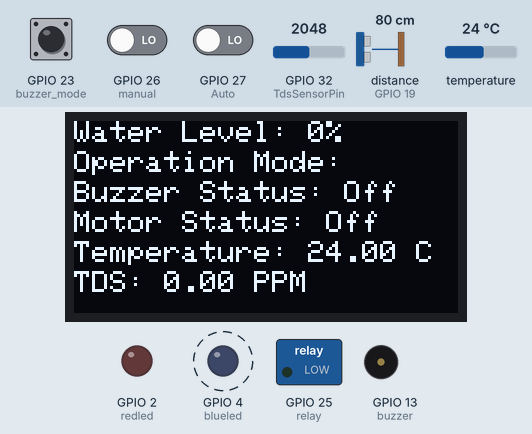
This sketch was run on a simulated ESP32. Parts: 128×64 one-colour display, switched loads named in the sketch (green lamp = pin HIGH), output pins drawn as LEDs (lit = HIGH), buzzer (waves = sounding, pin HIGH). Wiring (inferred from the names in the program): ultrasonic range finder: trigger GPIO 18; echo GPIO 19. Dashed ring = blinking. Inputs (shaded band) come from the test bench; at power-on: GPIO 27 (Auto) LOW, distance to the obstacle (sensor on GPIO 19) 80 cm, GPIO 26 (manual) LOW, GPIO 23 (buzzer_mode) LOW, GPIO 32 (TdsSensorPin) = 2048, temperature 24 °C. The echo pulse lasts 58.3 µs per cm; pins used as bus, display or sensor lines are not drawn; what the sketch prints to the serial monitor is not drawn.

Above: at 9.2 s.
9.3 s: GPIO 27 (Auto) driven HIGH
At 11.3 s:
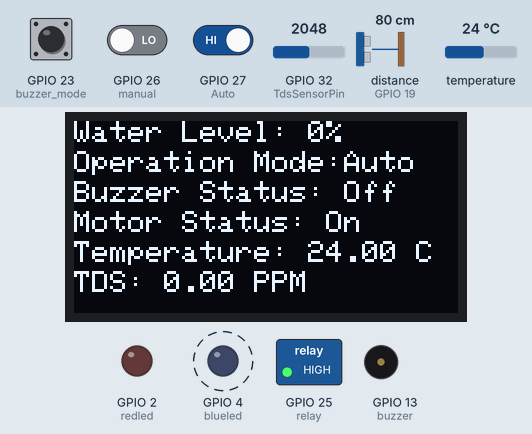
15.5 s: distance to the obstacle (sensor on GPIO 19) set to 63 cm
18.0 s: distance to the obstacle (sensor on GPIO 19) set to 55 cm
At 20.8 s:
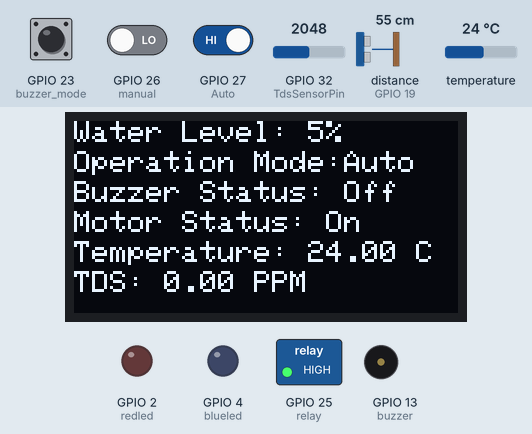
21.1 s: GPIO 26 (manual) driven HIGH
At 22.6 s:
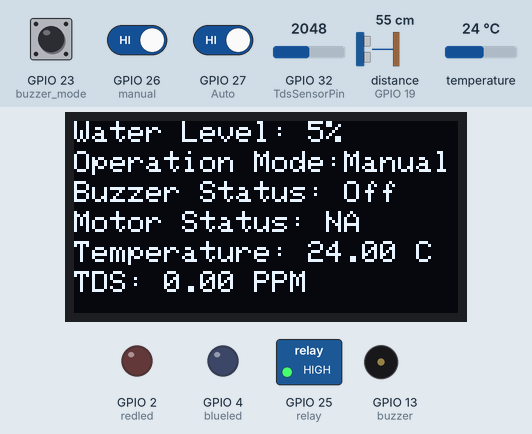
23.6 s: GPIO 23 (buzzer_mode) pulled HIGH for 2.2 s
At 25.7 s:
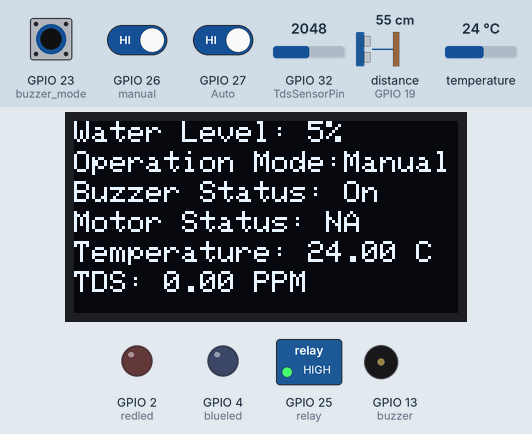
28.5 s: GPIO 26 (manual) driven LOW
At 29.9 s:
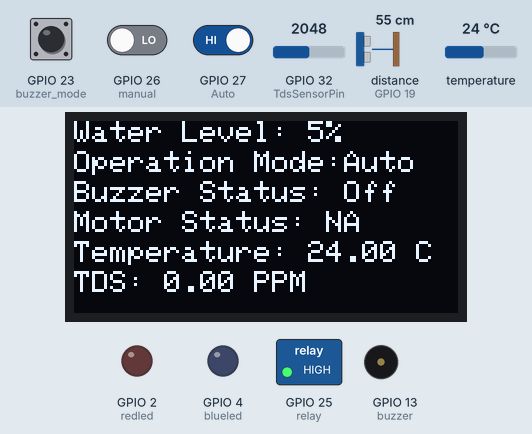
Timing chart, 0 to 31.5 s (numbered marks = the images above; inputs shaded):
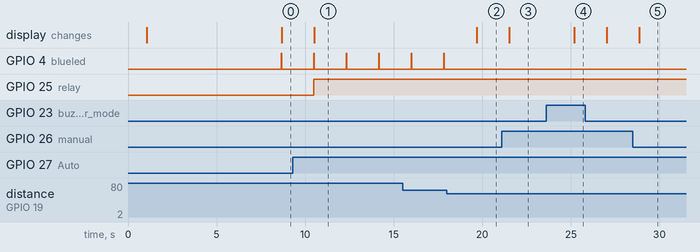

Measured:
- the behaviour switches between 58 and 57 cm on distance to the obstacle (sensor on GPIO 19) (found by bisection; images 1 and 2)
- after the input at 9.3 s, GPIO 25 (relay): LOW → HIGH after 1.2 s; the display: changes after 1.2 s (image 1)
- after the input at 18.0 s, GPIO 4 (blueled): stays LOW (without the input it goes to HIGH after 1.7 s); the display: changes after 1.7 s (image 2)
- after the input at 21.1 s, the display: changes after 0.42 s (image 3)
- after the input at 23.6 s, the display: changes after 1.6 s (image 4)
- after the input at 28.5 s, the display: changes after 0.37 s (image 5)
- by itself, GPIO 4 (blueled): alternates HIGH for 0.03 s and LOW for 1.8 s

The sketch:

Smart_Water_Level_Monitor.ino
```cpp
// Fill-in information from your Blynk Template here
#define BLYNK_TEMPLATE_ID           "xxxxxxxxxx"
#define BLYNK_DEVICE_NAME           "xxxxxxxxxx"

#define BLYNK_FIRMWARE_VERSION        "0.1.0"

#define BLYNK_PRINT Serial
//#define BLYNK_DEBUG

#define APP_DEBUG
#define TdsSensorPin 32
#define VREF 3.3
#define SCOUNT  30

// Uncomment your board, or configure a custom board in Settings.h
//#define USE_WROVER_BOARD
//#define USE_TTGO_T7
//#define USE_ESP32C3_DEV_MODULE
//#define USE_ESP32S2_DEV_KIT

#include "BlynkEdgent.h"
#include <SPI.h>
#include <Wire.h>
#include <Adafruit_GFX.h>
#include <Adafruit_SSD1306.h>
#include <OneWire.h>
#include <DallasTemperature.h>

#define SOUND_SPEED 0.034
#define SCREEN_WIDTH 128
#define SCREEN_HEIGHT 64
Adafruit_SSD1306 display(SCREEN_WIDTH, SCREEN_HEIGHT, &Wire, -1);

int analogBuffer[SCOUNT];
int analogBufferTemp[SCOUNT];
int analogBufferIndex = 0;
int copyIndex = 0;

float averageVoltage = 0;
float tdsValue = 0;

int getMedianNum(int bArray[], int iFilterLen){
  int bTab[iFilterLen];
  for (byte i = 0; i<iFilterLen; i++)
  bTab[i] = bArray[i];
  int i, j, bTemp;
  for (j = 0; j < iFilterLen - 1; j++) {
    for (i = 0; i < iFilterLen - j - 1; i++) {
      if (bTab[i] > bTab[i + 1]) {
        bTemp = bTab[i];
        bTab[i] = bTab[i + 1];
        bTab[i + 1] = bTemp;
      }
    }
  }
  if ((iFilterLen & 1) > 0){
    bTemp = bTab[(iFilterLen - 1) / 2];
  }
  else {
    bTemp = (bTab[iFilterLen / 2] + bTab[iFilterLen / 2 - 1]) / 2;
  }
  return bTemp;
}

const int trigPin = 18;
const int echoPin = 19;
const int redled = 2;
const int blueled = 4;
const int min_value = 10;
const int max_value = 57;
const int oneWireBus = 33;
long duration;
float distanceCm;
float percentage;
int inverse_percentage;
int full;
int empty;
int Auto1;
int manual1;
int motoron;
int motoroff;
const int buzzer = 13;
const int relay = 25;
const int Auto = 27;
const int manual = 26;
const int buzzer_mode = 23;
int buttonstate1 = 0;
int buttonstate2 = 0;
int buttonstate3 = 0;
String operation_mode;
String buzzer_status;
String motor_status;
OneWire oneWire(oneWireBus);
DallasTemperature sensors(&oneWire);

void setup()
{
  Serial.begin(115200);
  sensors.begin();
  pinMode(TdsSensorPin,INPUT);
  if(!display.begin(SSD1306_SWITCHCAPVCC, 0x3C)) {
    Serial.println(F("SSD1306 allocation failed"));
    for(;;);
  }
  delay(1000);
  display.clearDisplay();
  display.setTextSize(1);
  display.setTextColor(WHITE);
  display.setCursor(13, 0);
  display.println("Smart Water Level");
  display.setTextSize(1);
  display.setTextColor(WHITE);
  display.setCursor(45, 10);
  display.println("Monitor");
  display.setTextSize(1);
  display.setTextColor(WHITE);
  display.setCursor(0, 30);
  display.println("Connecting to Wi-Fi");
  display.setTextSize(1);
  display.setTextColor(WHITE);
  display.setCursor(0, 40);
  display.println("and Server... Please wait");
  display.display();

  pinMode(trigPin, OUTPUT);
  pinMode(echoPin, INPUT);
  pinMode(redled, OUTPUT);
  pinMode(blueled, OUTPUT);
  pinMode(Auto, INPUT);
  pinMode(manual, INPUT);
  pinMode(manual, INPUT);
  pinMode(buzzer, OUTPUT);
  pinMode(relay, OUTPUT);
  motor_status = "Off";
  motoroff = 1;
  motoron = 0;
  delay(5000);

  BlynkEdgent.begin();
}

void loop() {

  sensors.requestTemperatures();
  float temperatureC = sensors.getTempCByIndex(0);

static unsigned long analogSampleTimepoint = millis();
  if(millis()-analogSampleTimepoint > 40U){     //every 40 milliseconds,read the analog value from the ADC
    analogSampleTimepoint = millis();
    analogBuffer[analogBufferIndex] = analogRead(TdsSensorPin);    //read the analog value and store into the buffer
    analogBufferIndex++;
    if(analogBufferIndex == SCOUNT){
      analogBufferIndex = 0;
    }
  }

  static unsigned long printTimepoint = millis();
  if(millis()-printTimepoint > 800U){
    printTimepoint = millis();
    for(copyIndex=0; copyIndex<SCOUNT; copyIndex++){
      analogBufferTemp[copyIndex] = analogBuffer[copyIndex];

      // read the analog value more stable by the median filtering algorithm, and convert to voltage value
      averageVoltage = getMedianNum(analogBufferTemp,SCOUNT) * (float)VREF / 4096.0;

      //temperature compensation formula: fFinalResult(25^C) = fFinalResult(current)/(1.0+0.02*(fTP-25.0));
      float compensationCoefficient = 1.0+0.02*(temperatureC-25.0);
      //temperature compensation
      float compensationVoltage=averageVoltage/compensationCoefficient;

      //convert voltage value to tds value
      tdsValue=(133.42*compensationVoltage*compensationVoltage*compensationVoltage - 255.86*compensationVoltage*compensationVoltage + 857.39*compensationVoltage)*0.5;

      //Serial.print("voltage:");
      //Serial.print(averageVoltage,2);
      //Serial.print("V   ");
      Serial.print("TDS Value:");
      Serial.print(tdsValue,0);
      Serial.println("ppm");
    }
  }

  digitalWrite(trigPin, LOW);
  delayMicroseconds(2);
  digitalWrite(trigPin, HIGH);
  delayMicroseconds(10);
  digitalWrite(trigPin, LOW);
  duration = pulseIn(echoPin, HIGH);
  distanceCm = duration * SOUND_SPEED/2;
  Serial.print("Distance(cm): ");
  Serial.println(distanceCm);
  if (distanceCm < min_value)
  {
    percentage = 0;
    }
  else if (distanceCm > max_value)
  {
    percentage = 100;
    }
   else
   {
    percentage = ((distanceCm - min_value)/(max_value - min_value))*100;
    }
  Serial.print("Percentage: ");
  Serial.println(percentage);
  inverse_percentage = 100 - percentage;
  Blynk.virtualWrite(V0, inverse_percentage);
  Serial.print(" Inverse Percentage: ");
  Serial.println(inverse_percentage);

buttonstate3 = digitalRead(buzzer_mode);
buttonstate1 = digitalRead(Auto);
buttonstate2 = digitalRead(manual);
  if (buttonstate1 == HIGH)
  {
    Serial.println("Auto mode enabled");
    operation_mode = "Auto";
    Auto1 = 1;
    manual1 = 0;
    }

   if(buttonstate2 == HIGH)
    {
      Serial.println("Manual mode enabled");
      operation_mode = "Manual";
      manual1 = 1;
      Auto1 = 0;
      }

  if (inverse_percentage == 100)
  {
    full = 1;
    empty = 0;
    digitalWrite(redled, HIGH);
    digitalWrite(blueled, LOW);
    if (buttonstate3 == HIGH)
    {
    digitalWrite(buzzer, HIGH);
    }
    else
    {
      digitalWrite(buzzer, LOW);
      }
    if (operation_mode =="Auto")
    {
      digitalWrite(relay, LOW);
      motor_status = "Off";
      motoroff = 1;
      motoron = 0;
      }
  }
  else if (inverse_percentage == 0)
  {
    full = 0;
    empty = 1;
    digitalWrite(redled, LOW);
    digitalWrite(blueled, HIGH);
    if (buttonstate3 == HIGH)
    {
    digitalWrite(buzzer, HIGH);
    delay(1000);
    digitalWrite(buzzer, LOW);
    }
    else
    {
      digitalWrite(buzzer, LOW);
      }
    if (operation_mode =="Auto")
    {
      digitalWrite(relay, HIGH);
      motor_status = "On";
      motoron = 1;
      motoroff = 0;
      }
  }
  else
  {
    full = 0;
    empty = 0;
    digitalWrite(buzzer, LOW);
    }

if (buttonstate3 == HIGH)
{
  buzzer_status = "On";
  }
else
{
  buzzer_status = "Off";
  }

if (operation_mode == "Manual")
{
  motor_status = "NA";
  }

display.clearDisplay();
display.setTextSize(1);
display.setTextColor(WHITE);
display.setCursor(0, 0);
display.println("Water Level: "+String(inverse_percentage)+"%");
display.setTextSize(1);
display.setTextColor(WHITE);
display.setCursor(0, 10);
display.println("Operation Mode:"+operation_mode);
display.setTextSize(1);
display.setTextColor(WHITE);
display.setCursor(0, 20);
display.println("Buzzer Status: "+buzzer_status);
display.setTextSize(1);
display.setTextColor(WHITE);
display.setCursor(0, 30);
display.println("Motor Status: "+motor_status);
display.setTextSize(1);
display.setTextColor(WHITE);
display.setCursor(0, 40);
display.println("Temperature: "+String(temperatureC)+" C");
display.setTextSize(1);
display.setTextColor(WHITE);
display.setCursor(0, 50);
display.println("TDS: "+String(tdsValue)+" PPM");
display.display();

Blynk.virtualWrite(V1, full);
Blynk.virtualWrite(V2, empty);
Blynk.virtualWrite(V3, temperatureC);
Blynk.virtualWrite(V4, tdsValue);
Blynk.virtualWrite(V5, Auto1);
Blynk.virtualWrite(V6, manual1);
Blynk.virtualWrite(V7, motoron);
Blynk.virtualWrite(V8, motoroff);
BlynkEdgent.run();
digitalWrite(redled, LOW);
digitalWrite(blueled, LOW);
delay(1000);
}
```
